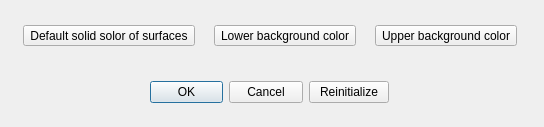
<?xml version="1.0" encoding="UTF-8"?>
<ui version="4.0">
 <class>mqColorDialog</class>
 <widget class="QDialog" name="mqColorDialog">
  <property name="geometry">
   <rect>
    <x>0</x>
    <y>0</y>
    <width>544</width>
    <height>127</height>
   </rect>
  </property>
  <property name="windowTitle">
   <string>Color options</string>
  </property>
  <widget class="QWidget" name="verticalLayoutWidget">
   <property name="geometry">
    <rect>
     <x>10</x>
     <y>10</y>
     <width>521</width>
     <height>51</height>
    </rect>
   </property>
   <layout class="QVBoxLayout" name="verticalLayout">
    <item>
     <layout class="QHBoxLayout" name="horizontalLayout">
      <item>
       <widget class="mqColorChooserButton" name="meshColorButton">
        <property name="text">
         <string>Default solid solor of surfaces</string>
        </property>
       </widget>
      </item>
      <item>
       <widget class="mqColorChooserButton" name="backgroundColorButton">
        <property name="text">
         <string>Lower background color</string>
        </property>
       </widget>
      </item>
      <item>
       <widget class="mqColorChooserButton" name="backgroundColorButton2">
        <property name="text">
         <string>Upper background color</string>
        </property>
       </widget>
      </item>
     </layout>
    </item>
   </layout>
  </widget>
  <widget class="QWidget" name="layoutWidget">
   <property name="geometry">
    <rect>
     <x>150</x>
     <y>80</y>
     <width>239</width>
     <height>25</height>
    </rect>
   </property>
   <layout class="QHBoxLayout" name="horizontalLayout_2">
    <item>
     <widget class="QDialogButtonBox" name="buttonBox">
      <property name="orientation">
       <enum>Qt::Horizontal</enum>
      </property>
      <property name="standardButtons">
       <set>QDialogButtonBox::Cancel|QDialogButtonBox::Ok</set>
      </property>
     </widget>
    </item>
    <item>
     <widget class="QPushButton" name="reinitcolorsButton">
      <property name="text">
       <string>Reinitialize</string>
      </property>
     </widget>
    </item>
   </layout>
  </widget>
 </widget>
 <customwidgets>
  <customwidget>
   <class>mqColorChooserButton</class>
   <extends>QToolButton</extends>
   <header location="global">mqColorChooserButton.h</header>
  </customwidget>
 </customwidgets>
 <resources/>
 <connections>
  <connection>
   <sender>buttonBox</sender>
   <signal>accepted()</signal>
   <receiver>mqColorDialog</receiver>
   <slot>accept()</slot>
   <hints>
    <hint type="sourcelabel">
     <x>248</x>
     <y>254</y>
    </hint>
    <hint type="destinationlabel">
     <x>157</x>
     <y>274</y>
    </hint>
   </hints>
  </connection>
  <connection>
   <sender>buttonBox</sender>
   <signal>rejected()</signal>
   <receiver>mqColorDialog</receiver>
   <slot>reject()</slot>
   <hints>
    <hint type="sourcelabel">
     <x>316</x>
     <y>260</y>
    </hint>
    <hint type="destinationlabel">
     <x>286</x>
     <y>274</y>
    </hint>
   </hints>
  </connection>
 </connections>
</ui>
